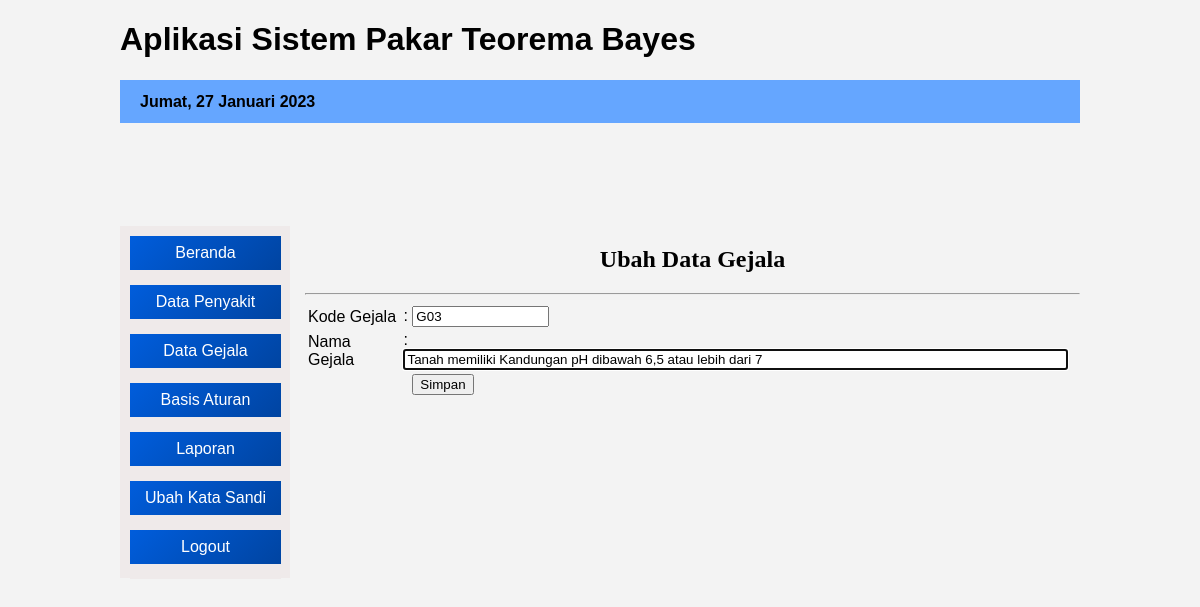
Screenshot of /admin/index.php?open=Gejala-Edit&kode=G03 (signed in) with the database file from the repository.
### tables this page shows
CREATE TABLE `tblgejala` (
  `kd_gejala` varchar(7) NOT NULL,
  `nm_gejala` varchar(80) NOT NULL
);

### admin/gejala_edit.php (the view, shortened to what this page needs)
<center><h2> Ubah Data Gejala</h2></center> <hr>
<?php
 include "../lib/koneksi.php";
 ?>
<?php
 $kdgejala=$_GET['kode'];
 $data = mysqli_query($konek, "select * from tblgejala where kd_gejala='$kdgejala'");
 $hasil = mysqli_fetch_array($data);
 ?>
  <form action="<?php $_SERVER['SELF']; ?>" method="post" >
    <table >
       <tr>
       	  <td>Kode Gejala </td>
       	  <td>: <input type="text" name="kd_gejala" size="14" value="<?php echo $hasil['kd_gejala'] ;?>" readonly="readonly"/></td>
       </tr>
       <tr>
       	 <td>Nama Gejala</td>
       	 <td>: <input type="text" name="nm_gejala" size="80" maxlength="80" value="<?php echo $hasil['nm_gejala'] ;?>" autofocus>
       	 </td>
       </tr>
       <tr>
       	  <td></td>
       	  <td>&nbsp;&nbsp;<input type="submit" name="btnsimpan" value="Simpan"></td>
       </tr>
    </table>
 </form>

### css/desig1.css (style rules this page uses)
* { font-family: Arial, tahoma, sans-serif; }
body { background-color: #f3f3f3; }
#isi h2 { font-family: tahoma, "Times New Roman", "Maiandra GD", sans-serif; }

### rows the page displays
tblgejala: kd_gejala "G03", nm_gejala "Tanah memiliki Kandungan pH dibawah 6,5 atau lebih dari 7"

### other values shown
$namabln "Jumat"
$tgl "27"
$namabulan "Januari"
$thn "2023"
